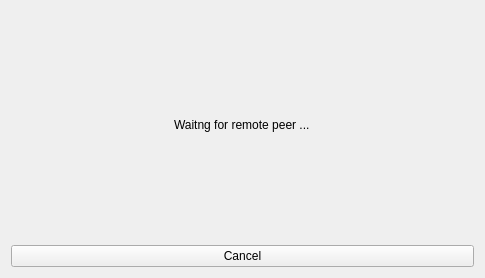
<?xml version="1.0" encoding="UTF-8"?>
<ui version="4.0">
 <class>VideoChatAckWait</class>
 <widget class="QWidget" name="VideoChatAckWait">
  <property name="geometry">
   <rect>
    <x>0</x>
    <y>0</y>
    <width>485</width>
    <height>278</height>
   </rect>
  </property>
  <property name="windowTitle">
   <string>Form</string>
  </property>
  <layout class="QVBoxLayout" name="verticalLayout_2">
   <item>
    <layout class="QVBoxLayout" name="verticalLayout">
     <item alignment="Qt::AlignHCenter">
      <widget class="QLabel" name="label">
       <property name="text">
        <string>Waitng for remote peer ...</string>
       </property>
      </widget>
     </item>
     <item>
      <widget class="QPushButton" name="pushButton">
       <property name="text">
        <string>Cancel</string>
       </property>
      </widget>
     </item>
    </layout>
   </item>
  </layout>
 </widget>
 <resources/>
 <connections/>
</ui>
